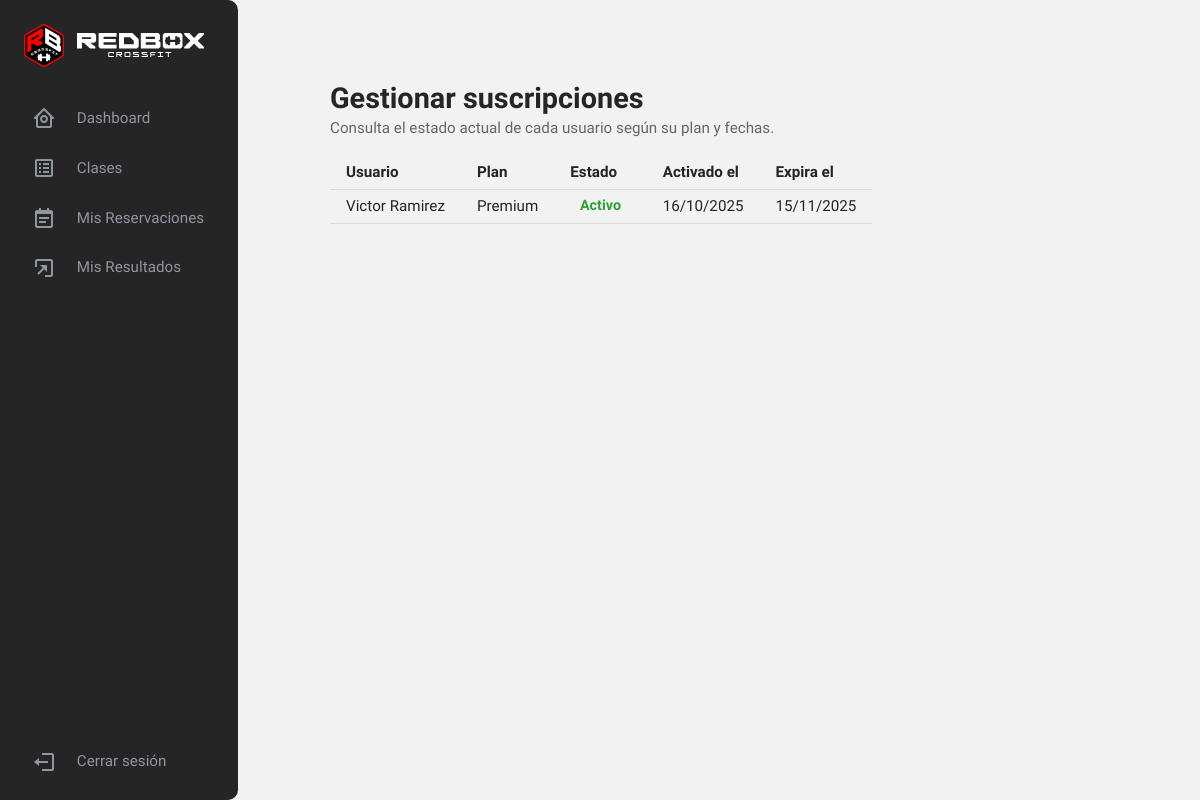
The app's page /gestionarsuscripciones/ (signed in) with its own data.
### tasks/models.py (models this page shows, shortened)
class Profile(models.Model):
    ROLE_CHOICES = [
        ('user', 'Usuario'),
        ('coach', 'Coach'),
        ('admin', 'Administrador'),
    ]
    GENDER_CHOICES = [
        ('M', 'Masculino'),
        ('F', 'Femenino'),
        ('O', 'Otro'),
    ]
    PLAN_CHOICES = [
        ('basic', 'Básico'),
        ('premium', 'Premium'),
    ]
    user = models.OneToOneField(User, on_delete=models.CASCADE)
    role = models.CharField(
        max_length=10, choices=ROLE_CHOICES, default='user')
    phone = models.CharField(max_length=20, blank=True)
    birth_date = models.DateField(null=True, blank=True)
    gender = models.CharField(max_length=1, choices=GENDER_CHOICES, blank=True)
    identity_card = models.CharField(max_length=20, blank=True)
    weight = models.FloatField(null=True, blank=True)  # en kilogramos
    height = models.FloatField(null=True, blank=True)  # en metros
    creditos = models.PositiveIntegerField(default=0)  # créditos iniciales
    plan = models.CharField(
        max_length=10, choices=PLAN_CHOICES, default='basic')
    activated_on = models.DateField(null=True, blank=True)
    expires_on = models.DateField(null=True, blank=True)
    @property
    def is_activo(self):
        return self.expires_on and self.expires_on >= date.today()

### tasks/views.py (the view)
# urls.py: path('gestionarsuscripciones/', views.gestionar_suscripciones,
@login_required
def gestionar_suscripciones(request):
    if request.user.profile.role != 'admin':
        return redirect('dashboard')
    perfiles = Profile.objects.select_related('user').all()
    return render(request, 'gestionar_suscripciones.html', {
        'perfiles': perfiles,
        'usuario_actual': request.user
    })

### tasks/templates/gestionar_suscripciones.html (shortened to what this page needs)
{% extends 'base.html' %}
{% load static %}
{% block content %}
<div class="gestion-roles-container mt-5">
    <h2 class="section-title">Gestionar suscripciones</h2>
    <p class="section-description">Consulta el estado actual de cada usuario según su plan y fechas.</p>
    <div class="tabla-usuarios-wrapper">
        <table class="tabla-usuarios">
            <thead>
                <tr>
                    <th>Usuario</th>
                    <th>Plan</th>
                    <th>Estado</th>
                    <th>Activado el</th>
                    <th>Expira el</th>
                </tr>
            </thead>
            <tbody>
                {% for perfil in perfiles %}
                <tr>
                    <td>{{ perfil.user.first_name }} {{ perfil.user.last_name }}</td>
                    <td>{{ perfil.get_plan_display }}</td>
                    <td>
                        {% if perfil.is_activo %}
                        <span class="badge badge-success">Activo</span>
                        {% else %}
                        <span class="badge badge-danger">Inactivo</span>
                        {% endif %}
                    </td>
                    <td>{{ perfil.activated_on|date:"d/m/Y" }}</td>
                    <td>{{ perfil.expires_on|date:"d/m/Y" }}</td>
                </tr>
                {% endfor %}
            </tbody>
        </table>
    </div>
</div>
{% endblock %}

### tasks/static/styles.css (style rules this page uses)
html, body { padding: 0; margin: 0; height: 100%; min-height: 100vh; overflow-x: auto; }
body { font-family: "Plus Jakarta Sans", sans-serif; background: #F2F2F2; background-size: cover; display: flex; flex-direction: row; height: 100vh; overflow: hidden; }
.section-title { margin-bottom: 0rem; font-size: 1.8rem; font-weight: 600; color: #252525; line-height: 1.3; font-family: inherit; }
.section-description { margin-top: 0; font-size: 1rem; color: #666; margin-bottom: 0rem; line-height: 1.5; font-family: inherit; }
.gestion-roles-container { display: flex; flex-direction: column; padding: 1rem; margin-left: 0; width: fit-content; max-width: 100%; }
.tabla-usuarios { width: 100%; border-collapse: collapse; font-size: 0.95rem; margin-top: 1rem; table-layout: auto; }
.tabla-usuarios th, .tabla-usuarios td { padding: 0.3rem 1rem; border-bottom: 1px solid #ddd; vertical-align: middle; }
.badge-success { color: #2da133; padding: 0.3rem 0.6rem; font-size: 0.90rem; }
.section-description { font-size: 0.95rem; color: #666; }
.tabla-usuarios-wrapper { display: inline-block; width: auto; }

### records on screen
Profile: user.first_name "Victor", plan "Premium", shows "Activo", activated_on "16/10/2025", expires_on "15/11/2025"
